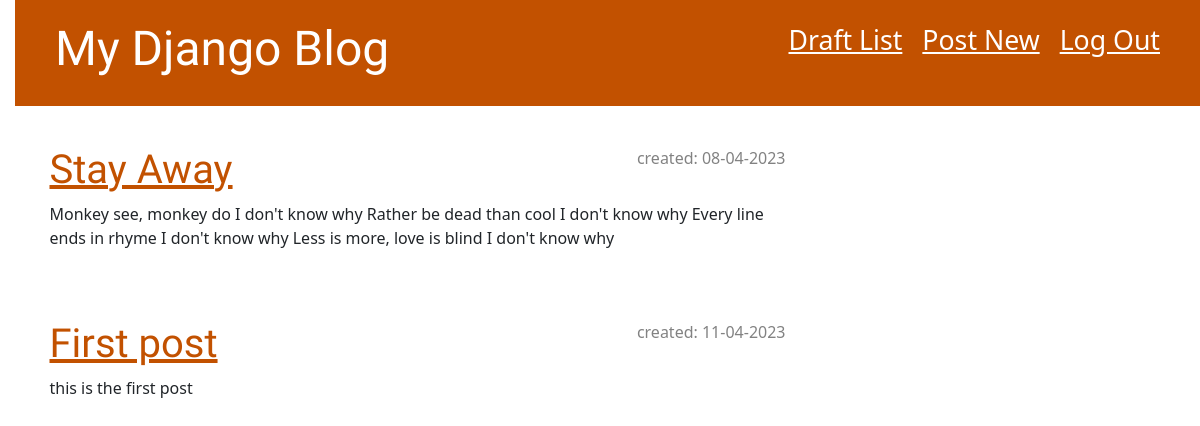
Page /drafts/ (signed in) on the earlier database version.
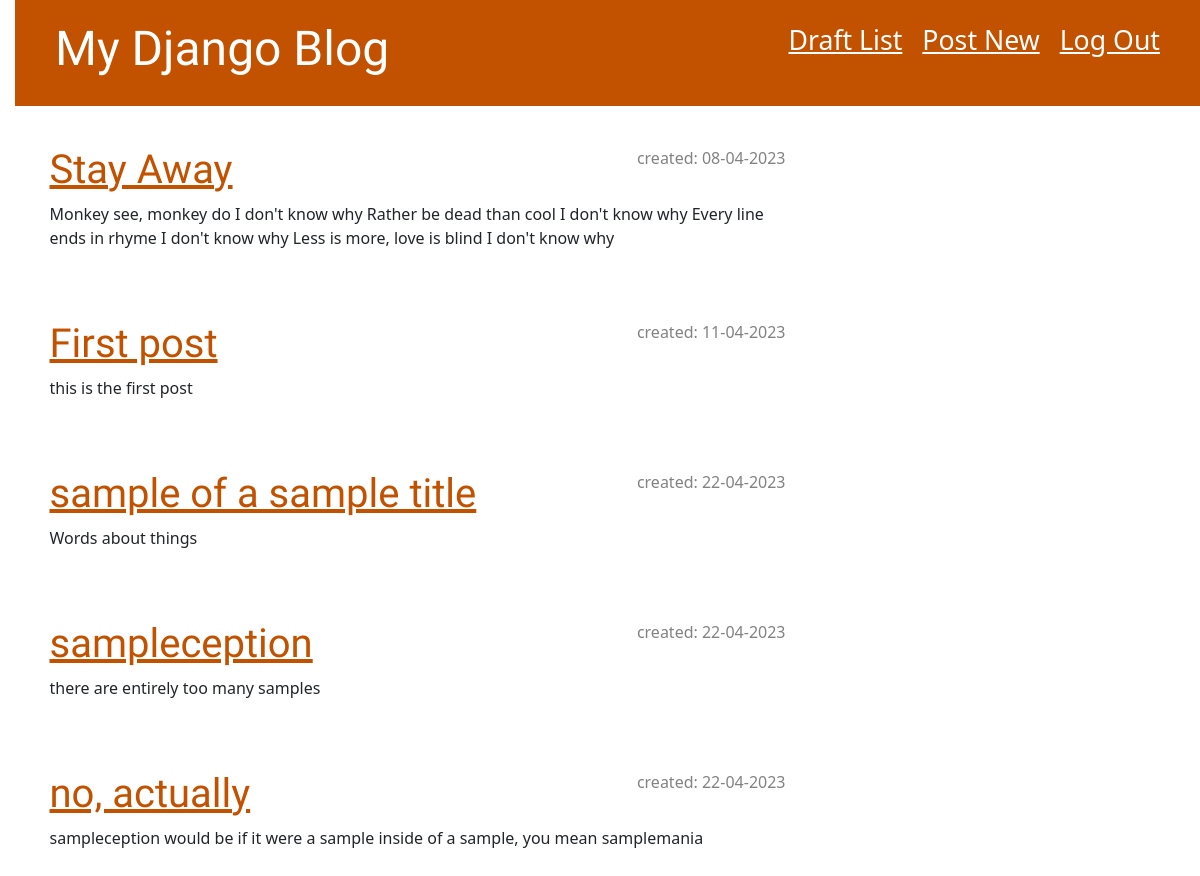
Same page on the later database version.
### blog/models.py (models this page shows, shortened)
class Post(models.Model):
    author = models.ForeignKey(settings.AUTH_USER_MODEL, on_delete=models.CASCADE)
    title = models.CharField(max_length=200)
    text = models.TextField()
    created_date = models.DateTimeField(default=timezone.now)
    published_date = models.DateTimeField(blank=True, null=True)

### blog/views.py (the view)
# urls.py: path('drafts/', views.post_draft_list, name='post_draft_list'),
@login_required
def post_draft_list(request):
    posts = Post.objects.filter(published_date__isnull=True).order_by('created_date')
    return render(request, 'blog/post_draft_list.html', {'posts': posts})

### blog/templates/blog/post_draft_list.html (shortened to what this page needs)
{% extends 'blog/base.html' %}
{% block content %}
    {% for post in posts %}
        <div class="post">
            <p class="date">created: {{ post.created_date|date:'d-m-Y' }}</p>
            <h1><a href="{% url 'post_detail' pk=post.pk %}"> {{ post.title }} </a></h1>
            <p>{{ post.text|truncatechars:200 }}</p>
        </div>
    {% endfor %}
{% endblock %}

Differences in the rows shown:
added Post: created_date "22-04-2023", title "sample of a sample title", text "Words about things"
added Post: created_date "22-04-2023", title "sampleception", text "there are entirely too many samples"
added Post: created_date "22-04-2023", title "no, actually", text "sampleception would be if it were a sample inside of a sample, you mean samplemania"
